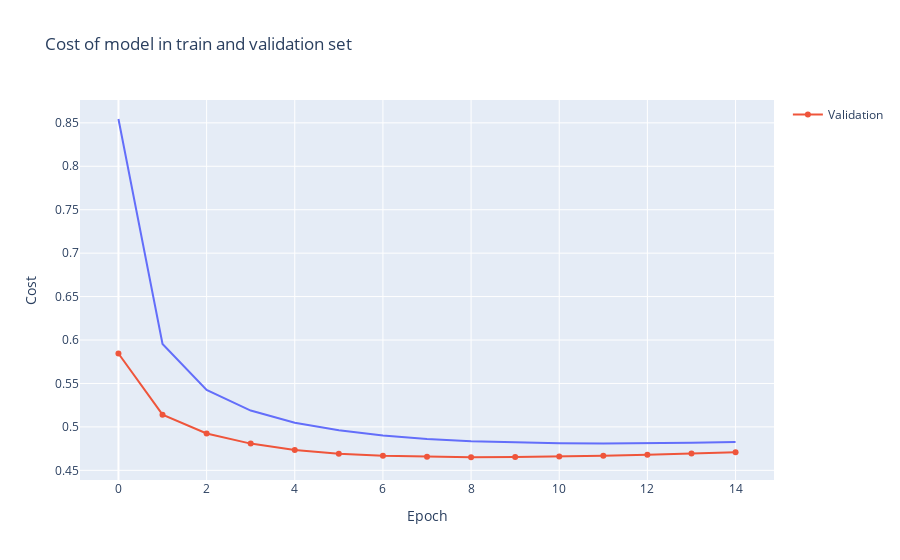

This figure's notebook cell:
### Code cell
fig = px.line(x=list(range(15)), y=train_hiss, title='Cost of model in train and validation set')
fig.add_scatter(x=list(range(15)), y=valid_hiss, name='Validation').update_layout(xaxis_title='Epoch' , yaxis_title="Cost")

### Figure 1 — Plotly figure (JSON) as saved in the notebook; plotly's stock layout.template omitted (floating-point values rounded to 4 significant figures)
{"data": [{"hovertemplate": "x=%{x}<br>y=%{y}<extra></extra>", "legendgroup": "", "line": {"color": "#636efa", "dash": "solid"}, "marker": {"symbol": "circle"}, "mode": "lines", "name": "", "orientation": "v", "showlegend": false, "type": "scatter", "x": [0, 1, 2, 3, 4, 5, 6, 7, 8, 9, 10, 11, 12, 13, 14], "xaxis": "x", "y": [0.8544, 0.5955, 0.5426, 0.5188, 0.5049, 0.496, 0.4902, 0.4862, 0.4836, 0.482, 0.4811, 0.4808, 0.481, 0.4817, 0.4826], "yaxis": "y"}, {"name": "Validation", "type": "scatter", "x": [0, 1, 2, 3, 4, 5, 6, 7, 8, 9, 10, 11, 12, 13, 14], "y": [0.5845, 0.514, 0.4924, 0.4808, 0.4734, 0.4691, 0.4669, 0.4656, 0.4651, 0.4653, 0.4659, 0.4669, 0.4681, 0.4694, 0.4709]}], "layout": {"legend": {"tracegroupgap": 0}, "title": {"text": "Cost of model in train and validation set"}, "xaxis": {"anchor": "y", "domain": [0, 1], "title": {"text": "Epoch"}}, "yaxis": {"anchor": "x", "domain": [0, 1], "title": {"text": "Cost"}}}}
